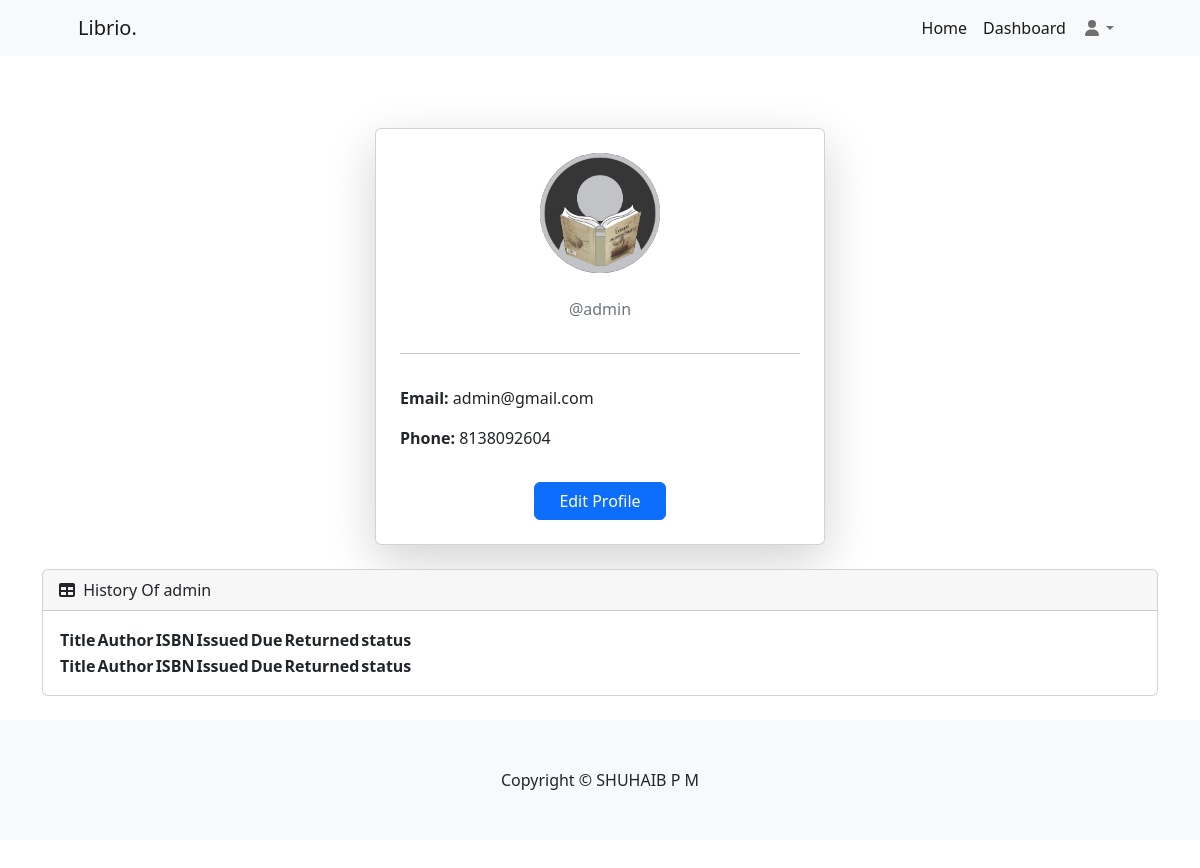
The app's page /home/profile (signed in) with its own data.
### libraryApp/models.py (models this page shows, shortened)
class User(AbstractUser):
    email=models.EmailField(unique=True)
    option = (
        ('user','user'),
        ('staff','staff')
    )
    phone=models.CharField(max_length=15)
    role=models.CharField(max_length=100,choices=option,default="user")
    profile=models.ImageField(upload_to="profile",default="profile/default.jpg",null=True,blank=True)
    otp=models.CharField(max_length=20)
    is_verified=models.BooleanField(default=False)

### userApp/views.py (the view)
# urls.py: path("profile",views.ProfileView.as_view(),name="userprofile"),
class ProfileView(View):
    def get(self,request):
        user=request.user
        history=Issue.objects.filter(user=user)
        return render(request,"userprofile.html",{"user":user,"history":history})

### libraryApp/context_processor.py (called while the page is built)
def library_status(request):
    total_books = Book.objects.count()
    total_copies = Book.objects.aggregate(total=models.Sum("total_copy"))["total"] or 0
    avl_books = Book.objects.aggregate(total=models.Sum("avl_copy"))["total"] or 0
    issued_books = Issue.objects.exclude(status="returned").count()
    overdue_books=Issue.objects.filter(status="overdue").count()
    return {
        "total_books": total_books,
        "total_copies": total_copies,
        "avl_books": avl_books,
        "issued_books": issued_books,
        "overdue_books": overdue_books,
    }

### userApp/templates/userprofile.html (shortened to what this page needs)
{% extends 'home.html' %}
{% block main %}
    <div class="container" style="margin-top: 8rem">
        <div class="card shadow-lg p-4" style="max-width: 450px; margin:auto;">
            <div class="text-center">
                <img src="{{ user.profile.url }}" class="rounded-circle mb-3"
                    style="width: 120px; height:120px; object-fit: cover;">
                <p class="text-muted mb-3">@{{ user.username }}</p>
            </div>
            <hr>
            <div class="mt-3">
                <p><span class="fw-bold">Email:</span> {{ user.email }}</p>
                <p><span class="fw-bold">Phone:</span> {{ user.phone }}</p>
            </div>
            <div class="text-center mt-3">
                <a href="{% url 'userprofileupdate' user.id%}" class="btn btn-primary px-4">
                    Edit Profile
                </a>
            </div>
        </div>
        <div id="section-table" class="card mb-4 mt-4">
            <div class="card-header">
                <i class="fas fa-table me-1"></i>
                History Of {{request.user}}
            </div>
            <div class="card-body">
                <table id="datatablesSimple" class="datatable">
                    <thead>
                        <tr>
                            <th>Title</th>
                            <th>Author</th>
                            <th>ISBN</th>
                            <th>Issued</th>
                            <th>Due</th>
                            <th>Returned</th>
                            <th>status</th>
                        </tr>
                    </thead>
                    <tfoot>
                        <tr>
                            <th>Title</th>
                            <th>Author</th>
                            <th>ISBN</th>
                            <th>Issued</th>
                            <th>Due</th>
                            <th>Returned</th>
                            <th>status</th>
                        </tr>
                    </tfoot>
                </table>
            </div>
        </div>
    </div>
{% endblock %}

### records on screen
User: profile (placeholder picture), username "admin", email "admin@gmail.com", phone "8138092604", user "admin"
